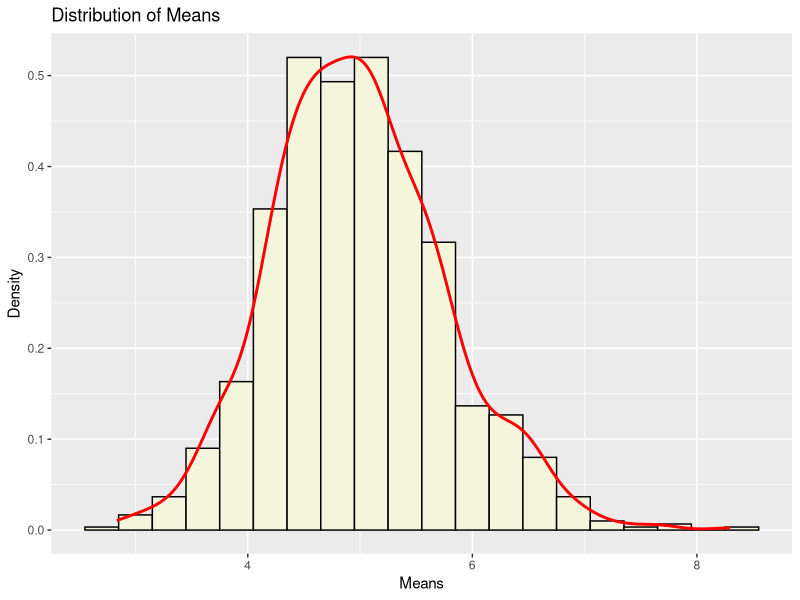
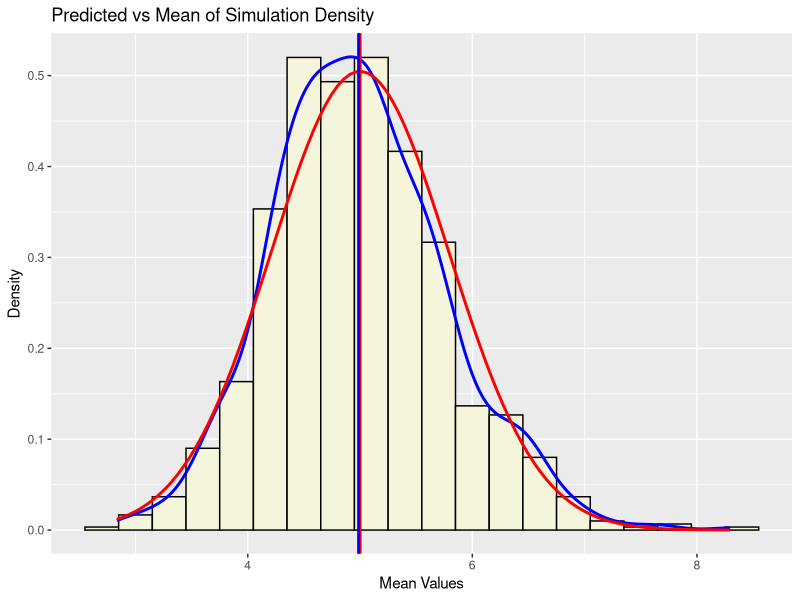
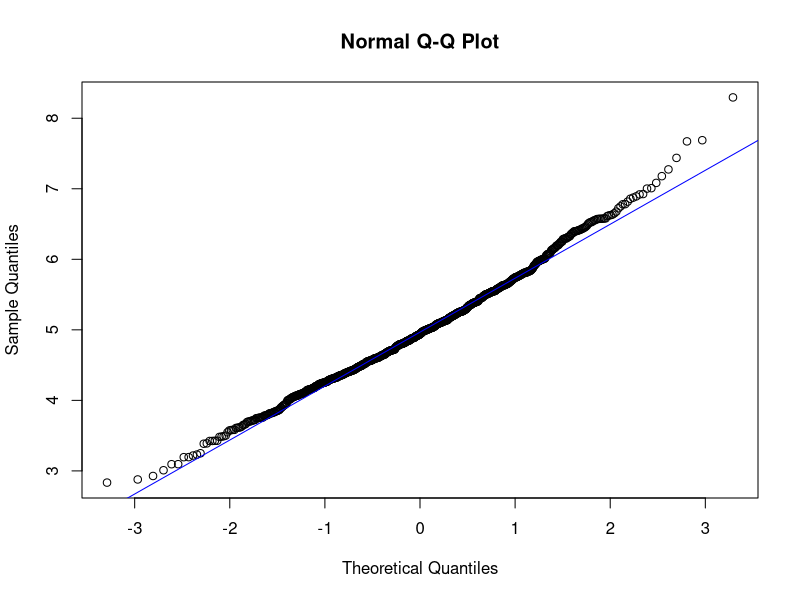
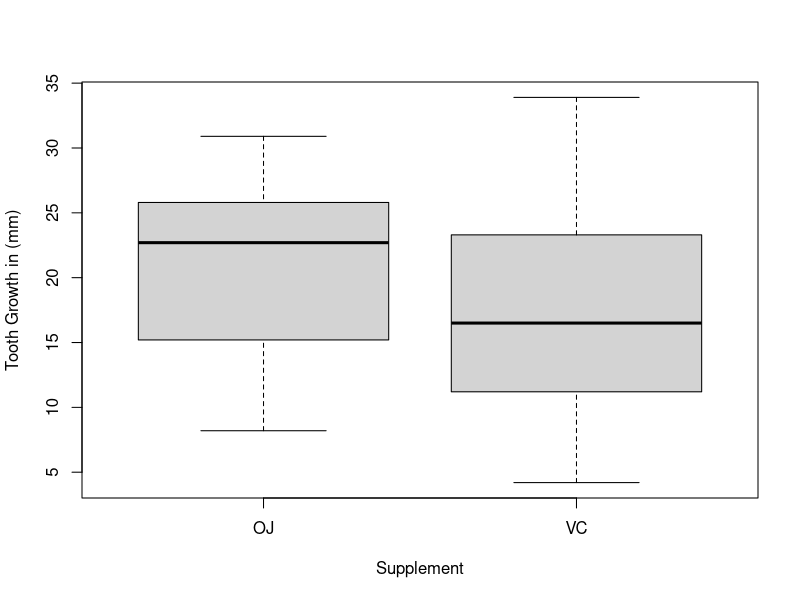
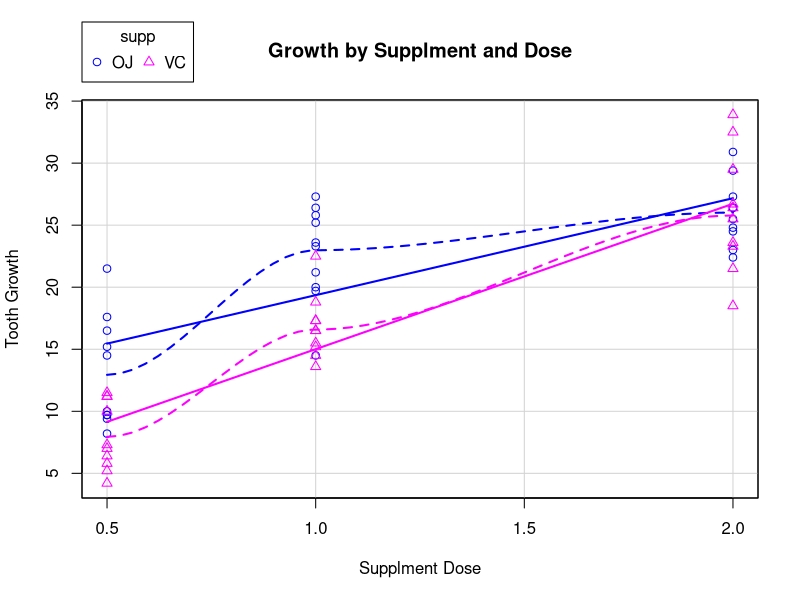

Recreate these plots in R, in order.
## ---- chunk 1

knitr::opts_chunk$set(echo = TRUE)
library(knitr)
library(ggplot2)
##library(tinytex)
library(dplyr)

## ---- chunk 2
 # Set the initial simulations paremeters wher lamda is the the rate parameter in exponential distrubution.
  lambda <- 0.2

# Set the seed for the random number generator for reproducabkility
  set.seed(11)

  # Set the number of observations. If length(n) > 1, the length is taken to be the number required
  n <- 40

  # Iterate  a thousand times of the exponential distribution where length = 40 and lamda = .2  THis will result in  a 40 row by 1000 column array.
  simulation <- replicate(1000, rexp(n, lambda))
  
# we use the apply to take means over the simulation distribution columns and arrive ar 1 mean per colimn.
  mean_simulation <- apply(simulation, 2, mean)


## ---- chunk 3

  sampleMean <- mean(mean_simulation)
  simulationmean <- mean(simulation)
  theoretical_mean <- (1/lambda)

## ---- chunk 4
# Histogram shows differences
  g<- ggplot(data.frame(mean_simulation),
             aes(x=mean_simulation))
  g<- g + ggtitle("Distribution of Means")
  g<- g + geom_histogram(binwidth = 0.3,color = "black",
                         fill="beige",
                         aes(y = ..density..))
  g<- g + geom_density(colour="red",size=1) +
      labs(x="Means",y="Density")
  print(g)
## ---- chunk 5
# sample deviation & variance
sample_sd <- sd(mean_simulation)
sample_var <- sample_sd^2
simulationmean <- mean(mean_simulation)
# theoretical deviation & variance
theoretical_sd <- (1/lambda)/sqrt(n)
theoretical_var <- ((1/lambda)*(1/sqrt(n)))^2
theoretical_mean <- 1/lambda
## ---- chunk 6
# Create a table of value foir comparison
table_values<-rbind(c(theoretical_mean,theoretical_sd,theoretical_var),c(simulationmean,sample_sd,sample_var))
colnames(table_values)<-c("Mean","Std","Variance")
rownames(table_values)<-c("Theoretical","Simulation")
## ---- chunk 7
kable(table_values, caption = "Simulated vs Theoretical Values",  digits = 3)
## ---- chunk 8
g <-ggplot(data.frame(mean_simulation),aes(x=mean_simulation))
g <- g + ggtitle("Predicted vs Mean of Simulation Density")
g <- g + geom_histogram(binwidth = 0.3,colour="black",fill="beige",aes(y = ..density..))
g <- g + geom_density(colour="blue",size=1)+labs(x="Mean Values",y="Density")
g <- g + stat_function(fun = dnorm, 
                     args = list(mean = 1/lambda,
                             sd=1/lambda/sqrt(n)),
                     colour="red",size=1,linetype=1)
g <- g +geom_vline(xintercept = theoretical_mean, size=1, colour="red") + 
        geom_vline(xintercept = sampleMean, size=1, colour="blue")  

print(g)
## ---- chunk 9
qqnorm(mean_simulation)
 qqline(mean_simulation, col = "blue")
## ---- chunk 10
library(datasets)
library(knitr)
library(car)
data("ToothGrowth")
attach(ToothGrowth)
## ---- chunk 11
kable(head(ToothGrowth))
## ---- chunk 12

boxplot(ToothGrowth$len ~ ToothGrowth$supp, ylab = 'Tooth Growth in (mm)', xlab = 'Supplement', )

## ---- chunk 13

scatterplot(len ~ dose | supp, data=ToothGrowth,
   xlab="Supplment Dose", ylab="Tooth Growth",
   main="Growth by Supplment and Dose")

## ---- chunk 14
str(ToothGrowth)
kable(summary(ToothGrowth))

## ---- chunk 15
# Subset the data for confints
ToothGrowth_oj <- subset(ToothGrowth, supp=='OJ')
ToothGrowth_vc <- subset(ToothGrowth, supp=='VC')
ConfIntTable <- rbind(
mean(ToothGrowth$len) + c(-1, 1) * 1.96 * sd(ToothGrowth$len)/sqrt(nrow(ToothGrowth)),
mean(ToothGrowth_oj$len) + c(-1, 1) * 1.96 * sd(ToothGrowth_oj$len)/sqrt(nrow(ToothGrowth_oj)),
mean(ToothGrowth_vc$len) + c(-1, 1) * 1.96 * sd(ToothGrowth_vc$len)/sqrt(nrow(ToothGrowth_vc)))

row.names(ConfIntTable) = c('Overall', 'OJ', 'VC')
df_conf <- as.data.frame.matrix(ConfIntTable) 
df_conf %>% 
  rename(
    'ConfInt-Low' = 'V1',
    'ConfInt-High' = 'V2')


## ---- chunk 16
#Run Welch Test on entire Sample
    model1 <- t.test(len ~ supp, data = ToothGrowth)
    model1

# Run power tests to determine power properties of our sample
    all_delta <- power.t.test(n = nrow(ToothGrowth), power = .90, sd = sd(ToothGrowth$len))$delta
    all_size <-  power.t.test( power = .90, delta=3, sd = sd(ToothGrowth$len))$n
    all_power <- power.t.test(n = nrow(ToothGrowth), delta = 3, sd = sd(ToothGrowth$len))$power
## ---- chunk 17
five <- subset(ToothGrowth, dose == "0.5")
model2 <- t.test(len ~ supp, data = five)
model2

five_delta <- power.t.test(n = nrow(five), power = .90, sd = sd(five$len))$delta
five_size <-  power.t.test(delta = 3, power = .90, sd = sd(five$len))$n
five_power <- power.t.test(delta = 3,n = nrow(five) , sd = sd(five$len))$power
## ---- chunk 18
one <- subset(ToothGrowth, dose == "1")
model3 <- t.test(len ~ supp, data = one)
model3

one_delta <- power.t.test(n = nrow(one), power = .90, sd = sd(one$len))$delta
one_size <-  power.t.test(delta = 3, power = .90, sd = sd(one$len))$n
one_power <- power.t.test(delta = 3, n = nrow(one), sd = sd(one$len))$power
## ---- chunk 19
two <- subset(ToothGrowth, dose == "2")
model4 <- t.test(len ~ supp, data = two)
model4
two_delta <- power.t.test(n = nrow(two), power = .90, sd = sd(two$len))$delta
two_size <- power.t.test(delta = 3, power = .90, sd = sd(two$len))$n
two_power <- power.t.test(delta = 3,n = nrow(two), sd = sd(two$len))$power

